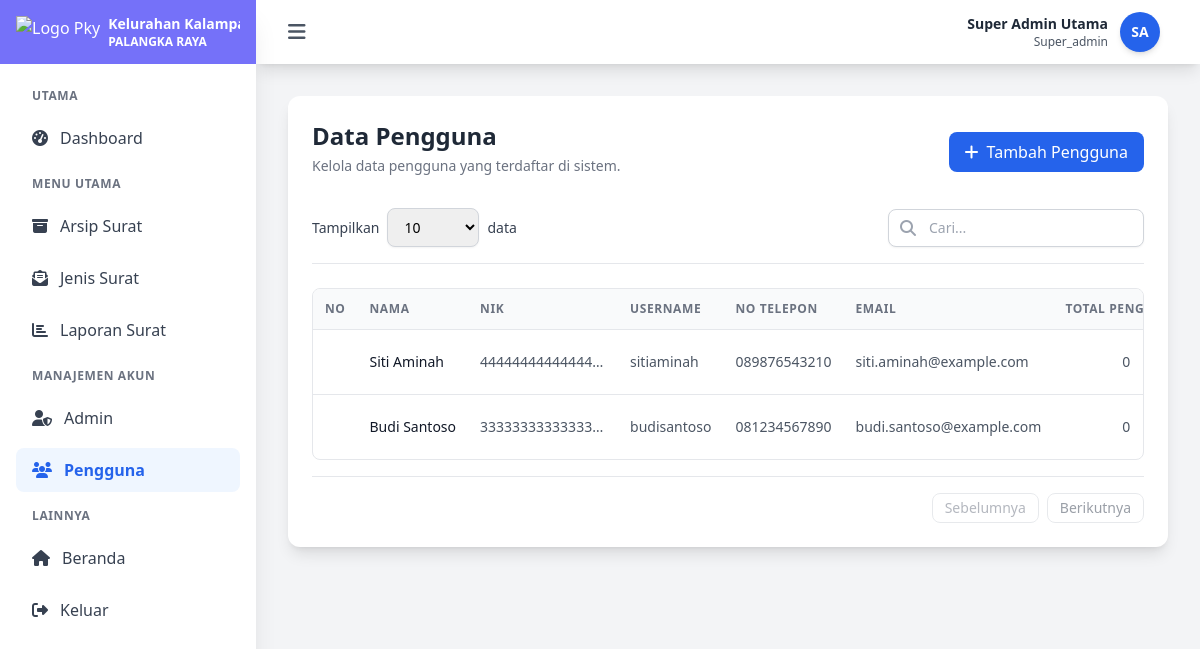
Page /admin/users.php (signed in) on the committed database.
### tables this page shows
CREATE TABLE `user` (
  `user_id` int(11) NOT NULL,
  `nama` varchar(100) DEFAULT NULL,
  `nik` varchar(20) DEFAULT NULL,
  `username` varchar(50) DEFAULT NULL,
  `no_telepon` varchar(20) DEFAULT NULL,
  `email` varchar(100) DEFAULT NULL,
  `password` varchar(255) DEFAULT NULL
);

### config.php (called while the page is built, shortened)
<?php
class Database {
    private static $connection = null;
    public static function connect() {
        if (self::$connection === null) {
            try {
                self::$connection = new PDO(
                    "mysql:host=" . DB_HOST . ";dbname=" . DB_NAME . ";charset=utf8mb4",
                    DB_USER,
                    DB_PASS,
                    [
                        PDO::ATTR_ERRMODE => PDO::ERRMODE_EXCEPTION,
                        PDO::ATTR_DEFAULT_FETCH_MODE => PDO::FETCH_ASSOC,
                        PDO::ATTR_EMULATE_PREPARES => false
                    ]
                );
            } catch (PDOException $e) {
                die("Koneksi database gagal: " . $e->getMessage());
            }
        }
        return self::$connection;
    }
    public static function query($sql, $params = []) {
        $stmt = self::connect()->prepare($sql);
        $stmt->execute($params);
        return $stmt;
    }
}
class Session {
    public static function get($key, $default = null) {
        return $_SESSION[$key] ?? $default;
    }
    public static function getAdminId() {
        return self::get('admin_id');
    }
}
?>

### admin/users.php (the view, shortened to what this page needs)
<?php
require_once '../config.php';
$adminId = Session::getAdminId();
$admin = Database::query("SELECT * FROM admin WHERE admin_id = ?", [$adminId])->fetch();
$params = [];
$sql = "SELECT u.*, COUNT(p.pengajuan_id) as submission_count
        FROM user u
        LEFT JOIN pengajuan_surat p ON u.user_id = p.user_id
        WHERE 1=1";
$sql .= " GROUP BY u.user_id ORDER BY u.user_id DESC";
$users = Database::query($sql, $params)->fetchAll();
$body_class = '';
$body_class .= ' no-transition';
?>
<!DOCTYPE html>
<html lang="id">
<head>
    <script src="https://cdn.tailwindcss.com"></script>
    <link href="https://cdnjs.cloudflare.com/ajax/libs/font-awesome/6.4.0/css/all.min.css" rel="stylesheet">
    <link rel="stylesheet" href="https://cdn.jsdelivr.net/npm/sweetalert2@11/dist/sweetalert2.min.css">
</head>
<body class="bg-gray-100 <?= trim($body_class) ?>">
    <div class="flex">
        <?php require_once 'sidebar_admin.php'; ?>
        <div id="main-content-wrapper" class="flex-1 min-h-screen flex flex-col" style="min-width: 0;">
            <?php require_once 'navbar_admin.php'; ?>
            <main class="pt-20 sm:pt-24 px-4 sm:px-5 md:px-6 lg:px-8 pb-8 flex-grow">
                <div class="bg-white rounded-xl shadow-lg p-4 sm:p-5 lg:p-6 mb-6">
                    <div class="flex flex-col lg:flex-row justify-between lg:items-center mb-6 gap-4">
                        <div>
                            <h2 class="text-2xl font-bold text-gray-800">Data Pengguna</h2>
                            <p class="text-sm text-gray-500 mt-1 mb-2">Kelola data pengguna yang terdaftar di sistem.</p>
                        </div>
                        <button onclick="showModal('add')" class="w-full lg:w-auto bg-blue-600 text-white px-4 py-2 rounded-lg hover:bg-blue-700 transition duration-200">
                            <i class="fas fa-plus mr-2"></i>Tambah Pengguna
                        </button>
                    </div>
                    <div class="flex flex-col lg:flex-row justify-between items-start lg:items-center mb-6 pb-4 border-b gap-4">
                        <div class="flex items-center space-x-2">
                            <label for="tableEntries" class="text-sm font-medium text-gray-700">Tampilkan</label>
                            <select id="tableEntries" onchange="changeEntries()"
                                class="border border-gray-300 rounded-lg shadow-sm text-sm py-2 px-3 focus:ring-blue-500 focus:border-blue-500">
                                <option value="10" selected>10</option>
                            </select>
                            <span class="text-sm font-medium text-gray-700">data</span>
                        </div>
                        <div class="relative w-full lg:w-auto">
                            <input type="text" id="tableSearch" onkeyup="filterTable()" placeholder="Cari..."
                                class="w-full lg:w-64 px-4 py-2 border border-gray-300 rounded-lg shadow-sm focus:ring-blue-500 focus:border-blue-500 text-sm pl-10">
                            <i class="fas fa-search absolute left-3 top-1/2 transform -translate-y-1/2 text-gray-400"></i>
                        </div>
                    </div>
                    <?php if (count($users) > 0): ?>
                    <div class="overflow-x-auto relative border rounded-lg">
                        <table id="myTable" class="min-w-full divide-y divide-gray-200">
                            <thead class="bg-gray-50 sticky top-0 z-10">
                                <tr>
                                    <th class="px-3 py-3 text-center text-xs font-bold text-gray-500 uppercase tracking-wider">No</th>
                                    <th class="px-3 py-3 text-left text-xs font-bold text-gray-500 uppercase tracking-wider">Nama</th>
                                    <th class="px-3 py-3 text-left text-xs font-bold text-gray-500 uppercase tracking-wider" style="max-width: 150px;">NIK</th>
                                    <th class="px-3 py-3 text-left text-xs font-bold text-gray-500 uppercase tracking-wider">Username</th>
                                    <th class="px-3 py-3 text-left text-xs font-bold text-gray-500 uppercase tracking-wider">No Telepon</th>
                                    <th class="px-3 py-3 text-left text-xs font-bold text-gray-500 uppercase tracking-wider">Email</th>
                                    <th class="px-3 py-3 text-center text-xs font-bold text-gray-500 uppercase tracking-wider whitespace-nowrap">Total Pengajuan</th>
                                </tr>
                            </thead>
                            <tbody class="divide-y divide-gray-200" id="tableBody">
                                <?php foreach ($users as $user): ?>
                                <tr class="hover:bg-gray-50">
                                    <td class="px-3 py-4 text-sm text-gray-600 text-center align-middle"></td>
                                    <td class="px-3 py-4 text-sm text-gray-900 align-middle truncate-text" style="max-width: 200px;"><?= htmlspecialchars($user['nama']) ?></td>
                                    <td class="px-3 py-4 text-sm text-gray-600 align-middle truncate-text" style="max-width: 150px;"><?= htmlspecialchars($user['nik'] ?: '-') ?></td>
                                    <td class="px-3 py-4 text-sm text-gray-600 align-middle"><?= htmlspecialchars($user['username'] ?: '-') ?></td>
                                    <td class="px-3 py-4 text-sm text-gray-600 align-middle"><?= htmlspecialchars($user['no_telepon'] ?: '-') ?></td>
                                    <td class="px-3 py-4 text-sm text-gray-600 align-middle"><?= htmlspecialchars($user['email']) ?></td>
                                    <td class="px-3 py-4 text-sm text-gray-600 align-middle text-center"><?= htmlspecialchars($user['submission_count']) ?></td>
                                </tr>
                                <?php endforeach; ?>
                            </tbody>
                        </table>
                    </div>
                    <div id="paginationContainer" class="flex flex-col sm:flex-row justify-between items-center pt-4 mt-4 border-t border-gray-200 gap-4 sm:gap-0">
                        <div class="flex space-x-1" id="paginationControls">
                            <button id="prevBtn" onclick="changePage(currentPage - 1)" disabled class="px-3 py-1 border border-gray-300 rounded-lg text-gray-500 bg-white hover:bg-gray-100 text-sm disabled:opacity-50 disabled:cursor-not-allowed">
                                <span class="hidden lg:inline">Sebelumnya</span>
                            </button>
                            <button id="nextBtn" onclick="changePage(currentPage + 1)" disabled class="px-3 py-1 border border-gray-300 rounded-lg text-gray-700 bg-white hover:bg-gray-100 text-sm disabled:opacity-50 disabled:cursor-not-allowed">
                                <span class="hidden lg:inline">Berikutnya</span>
                            </button>
                        </div>
                    </div>
                    <?php endif; ?>
                </div>
            </main>
        </div>
    </div>
</body>
</html>

### admin/navbar_admin.php (shortened to what this page needs)
<nav class="bg-white shadow-lg z-20" id="admin-navbar">
    <div class="px-4 md:px-8">
        <div class="flex justify-between items-center h-16">
            <div class="flex items-center space-x-3 text-gray-800 h-full">
                <button id="sidebar-toggle-desktop" class="text-gray-600 hover:text-gray-900 focus:outline-none"><i class="fas fa-bars text-xl"></i></button>
            </div>
            <div class="relative flex items-center" x-data="{ open: false }" @click.outside="open = false">
                <button @click="open = !open" class="flex items-center focus:outline-none p-2 rounded-lg hover:bg-gray-50">
                    <div class="text-gray-800 text-right hidden sm:block mr-3">
                        <p class="font-semibold text-sm"><?= htmlspecialchars($admin['nama']) ?></p>
                        <p class="text-xs text-gray-600"><?= htmlspecialchars(ucfirst($admin['role'])) ?></p>
                    </div>
                    <div class="w-10 h-10 rounded-full bg-blue-600 flex items-center justify-center text-white font-bold text-sm flex-shrink-0 shadow-md">
                        <?= getInitials($admin['nama']) ?>
                    </div>
                </button>
            </div>
        </div>
    </div>
</nav>

### admin/users.php (style rules this page uses)
.truncate-text { overflow: hidden; white-space: nowrap; text-overflow: ellipsis; }

### admin/sidebar_admin.php (style rules this page uses)
html { overflow-y: scroll; scrollbar-width: none; -ms-overflow-style: none; }
#main-content-wrapper { margin-left: 256px; }
#admin-navbar { width: calc(100% - 256px); left: 256px; position: fixed; }

### rows in the picture
user: nama "Siti Aminah", nik "44444444444444…", username "sitiaminah", no_telepon "089876543210", email "siti.aminah@example.com", submission_count "0"
user: nama "Budi Santoso", nik "33333333333333…", username "budisantoso", no_telepon "081234567890", email "budi.santoso@example.com", submission_count "0"

### other values in the picture
$admin['nama'] "Super Admin Utama"
$admin['role'] "Super_admin"
getInitials($admin['nama']) "SA"
